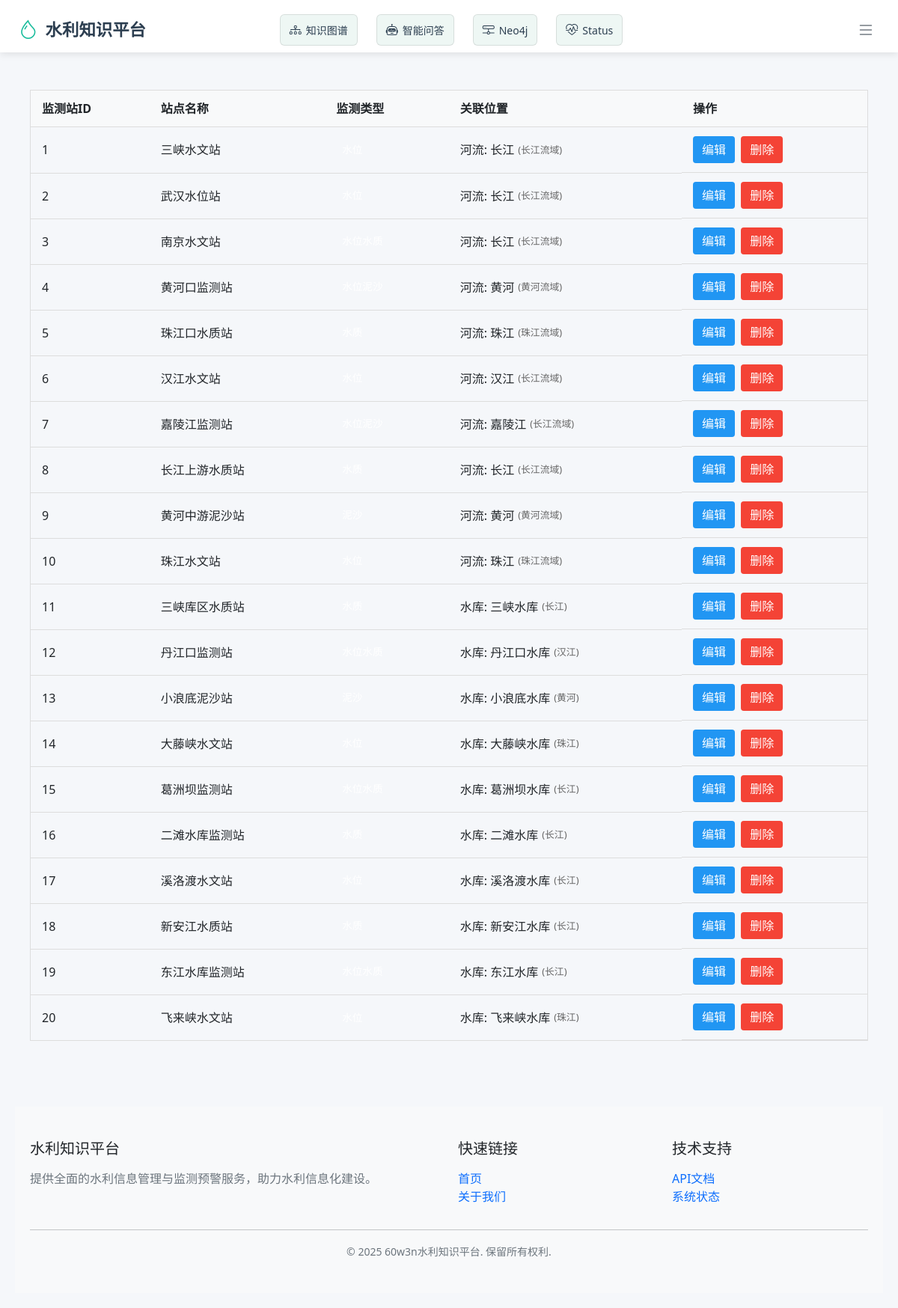
Screenshot of /monitors/ with the database file from the repository.
### app/models.py (models this page shows, shortened)
class MonitoringStation(db.Model):
    __tablename__ = 'monitoring_stations'
    monitor_id = db.Column(db.Integer, primary_key=True)
    name = db.Column(db.String(255), nullable=False)
    type = db.Column(db.String(255), nullable=False)
    river_id = db.Column(db.Integer, db.ForeignKey('rivers.river_id'), nullable=True)
    reservoir_id = db.Column(db.Integer, db.ForeignKey('reservoirs.reservoir_id'), nullable=True)
    created_at = db.Column(db.DateTime, default=datetime.utcnow)  # 新增字段
    river = db.relationship('River', back_populates='monitoring_stations')
    reservoir = db.relationship('Reservoir', back_populates='monitoring_stations')

class River(db.Model):
    __tablename__ = 'rivers'
    river_id = db.Column(db.Integer, primary_key=True)
    name = db.Column(db.String(255), nullable=False)
    length = db.Column(db.Float, nullable=False)
    basin_id = db.Column(db.Integer, db.ForeignKey('basins.basin_id'), nullable=False)
    created_at = db.Column(db.DateTime, default=datetime.utcnow)  # 新增字段
    basin = db.relationship('Basin', back_populates='rivers')
    reservoirs = db.relationship('Reservoir', back_populates='river', cascade='all, delete-orphan')
    flood_control_facilities = db.relationship('FloodControlFacility', back_populates='river',
                                               cascade='all, delete-orphan')
    monitoring_stations = db.relationship('MonitoringStation', back_populates='river', cascade='all, delete-orphan')

class Basin(db.Model):
    __tablename__ = 'basins'
    basin_id = db.Column(db.Integer, primary_key=True)
    name = db.Column(db.String(255), nullable=False)
    area = db.Column(db.Float, nullable=False)
    region = db.Column(db.String(255), nullable=False)
    created_at = db.Column(db.DateTime, default=datetime.utcnow)  # 新增字段
    created_at = db.Column(db.DateTime, default=datetime.utcnow)  # 新增字段
    rivers = db.relationship('River', back_populates='basin', cascade='all, delete-orphan')
    weather_stations = db.relationship('WeatherStation', back_populates='basin', cascade='all, delete-orphan')

class Reservoir(db.Model):
    __tablename__ = 'reservoirs'
    reservoir_id = db.Column(db.Integer, primary_key=True)
    name = db.Column(db.String(255), nullable=False)
    capacity = db.Column(db.Float, nullable=False)
    river_id = db.Column(db.Integer, db.ForeignKey('rivers.river_id'), nullable=False)
    created_at = db.Column(db.DateTime, default=datetime.utcnow)  # 新增字段
    river = db.relationship('River', back_populates='reservoirs')
    monitoring_stations = db.relationship('MonitoringStation', back_populates='reservoir', cascade='all, delete-orphan')

### app/routes/monitors.py (the view)
@monitors_bp.route('/')
def list_monitors():
    monitors = MonitoringStation.query.outerjoin(River).outerjoin(Reservoir).all()
    return render_template('monitors/list.html', monitors=monitors)

### app/templates/monitors/list.html (shortened to what this page needs)
{% extends "base.html" %}
{% block content %}
    <div class="table-container">
        <table class="data-table">
            <thead>
                <tr>
                    <th>监测站ID</th>
                    <th>站点名称</th>
                    <th>监测类型</th>
                    <th>关联位置</th>
                    <th>操作</th>
                </tr>
            </thead>
            <tbody>
                {% for monitor in monitors %}
                    <tr>
                        <td>{{ monitor.monitor_id }}</td>
                        <td>{{ monitor.name }}</td>
                        <td><span class="type-tag {{ monitor.type|lower }}">{{ monitor.type }}</span></td>
                        <td>
                            {% if monitor.river  %}
                                <span class="relation-info">
                                    河流: {{ monitor.river .name }}
                                    <span class="relation-meta">({{ monitor.river .basin .name }})</span>
                                </span>
                            {% elif monitor.reservoir  %}
                                <span class="relation-info">
                                    水库: {{ monitor.reservoir.name }}
                                    <span class="relation-meta">({{ monitor.reservoir.river.name }})</span>
                                </span>
                            {% else %}
                                <span class="no-relation">未关联具体位置</span>
                            {% endif %}
                        </td>
                        <td class="actions">
                            <a href="{{ url_for('monitor.edit_monitor', monitor_id=monitor.monitor_id) }}"
                               class="btn-edit">编辑</a>
                            <form action="{{ url_for('monitor.delete_monitor', monitor_id=monitor.monitor_id) }}"
                                  method="post">
                                <button type="submit" class="btn-delete">删除</button>
                            </form>
                        </td>
                    </tr>
                {% else %}
                    <tr>
                        <td colspan="5" class="no-data">暂无监测站数据</td>
                    </tr>
                {% endfor %}
            </tbody>
        </table>
    </div>
{% endblock %}

### app/static/style.css (style rules this page uses)
body { font-family: Arial, sans-serif; line-height: 1.6; margin: 0; padding: 20px; color: #333; }
table { width: 100%; border-collapse: collapse; margin-bottom: 20px; }
table, th, td { border: 1px solid #ddd; }
th, td { padding: 12px; text-align: left; }
th { background-color: #f4f4f4; }
button, .btn { padding: 8px 15px; background: #007bff; color: white; border: none; border-radius: 4px; cursor: pointer; text-decoration: none; }
.table-container { overflow-x: auto; }
.data-table { width: 100%; border-collapse: collapse; }
.data-table th, .data-table td { padding: 12px 15px; text-align: left; border-bottom: 1px solid #ddd; }
.data-table th { background-color: #f8f9fa; font-weight: 600; }
.actions { display: flex; gap: 8px; }
.btn-edit { background-color: #2196f3; color: white; padding: 6px 12px; border-radius: 4px; text-decoration: none; }
.btn-delete { background-color: #f44336; color: white; padding: 6px 12px; border: none; border-radius: 4px; cursor: pointer; }
.type-tag { display: inline-block; padding: 2px 8px; border-radius: 12px; font-size: 0.85em; color: white; }
.type-tag { padding: 3px 8px; border-radius: 4px; font-size: 0.85em; color: white; }
.relation-info { display: flex; align-items: center; gap: 5px; flex-wrap: wrap; }
.relation-meta { font-size: 0.8em; color: #666; }

### rows the page displays
MonitoringStation: monitor_id "1", name "三峡水文站", river "长江", river "长江流域"
MonitoringStation: monitor_id "2", name "武汉水位站", river "长江", river "长江流域"
MonitoringStation: monitor_id "3", name "南京水文站", river "长江", river "长江流域"
MonitoringStation: monitor_id "4", name "黄河口监测站", river "黄河", river "黄河流域"
MonitoringStation: monitor_id "5", name "珠江口水质站", river "珠江", river "珠江流域"
MonitoringStation: monitor_id "6", name "汉江水文站", river "汉江", river "长江流域"
MonitoringStation: monitor_id "7", name "嘉陵江监测站", river "嘉陵江", river "长江流域"
MonitoringStation: monitor_id "8", name "长江上游水质站", river "长江", river "长江流域"
MonitoringStation: monitor_id "9", name "黄河中游泥沙站", river "黄河", river "黄河流域"
MonitoringStation: monitor_id "10", name "珠江水文站", river "珠江", river "珠江流域"
MonitoringStation: monitor_id "11", name "三峡库区水质站", reservoir.name "三峡水库", reservoir.river.name "长江"
MonitoringStation: monitor_id "12", name "丹江口监测站", reservoir.name "丹江口水库", reservoir.river.name "汉江"
MonitoringStation: monitor_id "13", name "小浪底泥沙站", reservoir.name "小浪底水库", reservoir.river.name "黄河"
MonitoringStation: monitor_id "14", name "大藤峡水文站", reservoir.name "大藤峡水库", reservoir.river.name "珠江"
MonitoringStation: monitor_id "15", name "葛洲坝监测站", reservoir.name "葛洲坝水库", reservoir.river.name "长江"
MonitoringStation: monitor_id "16", name "二滩水库监测站", reservoir.name "二滩水库", reservoir.river.name "长江"
MonitoringStation: monitor_id "17", name "溪洛渡水文站", reservoir.name "溪洛渡水库", reservoir.river.name "长江"
MonitoringStation: monitor_id "18", name "新安江水质站", reservoir.name "新安江水库", reservoir.river.name "长江"
MonitoringStation: monitor_id "19", name "东江水库监测站", reservoir.name "东江水库", reservoir.river.name "长江"
MonitoringStation: monitor_id "20", name "飞来峡水文站", reservoir.name "飞来峡水库", reservoir.river.name "珠江"
